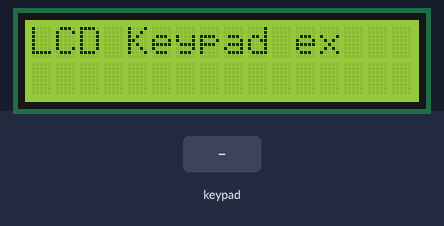
Recording of a sketch running on a simulated Arduino Uno, built with avr-gcc and run on an emulated ATmega328P. On the bench: 16×2 character LCD. Wiring (inferred from the names in the program): 4×4 keypad with keys 1 2 3 A 4 5 6 B 7 8 9 C * 0 # D (labels assumed): rows pin 10, pin 11, pin 12, pin 13; columns pin 6, pin 7, pin 8, pin 9. The inputs (shaded band) are chosen by the test bench.

Above: at 1.2 s.
1.3 s: keypad keys 1 2 # pressed 0.4 s apart
At 2.8 s:
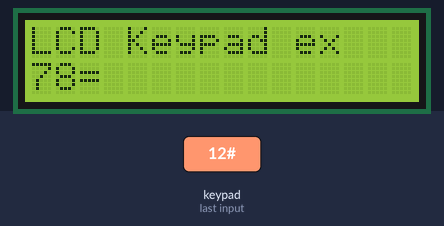
4.0 s: key '*' pressed
At 4.4 s:
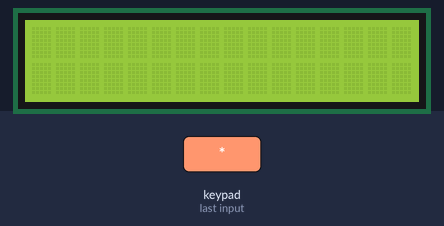
5.5 s: key '#' pressed
At 6.6 s:
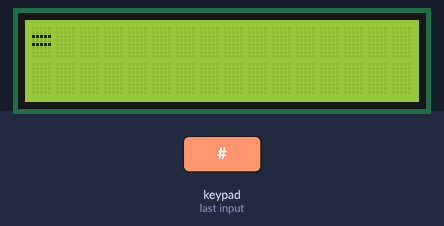
7.0 s: keypad keys 1 2 A pressed 0.4 s apart
At 8.4 s:
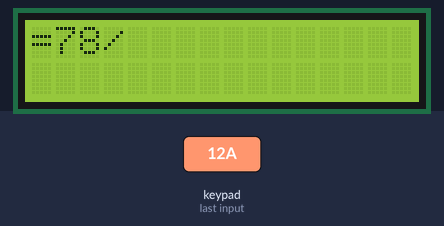
9.7 s: key 'D' pressed
At 10.9 s:
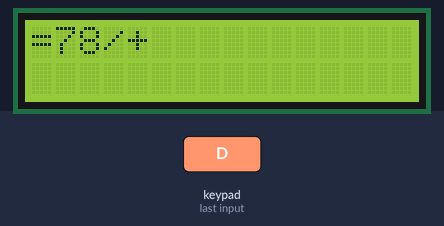
11.2 s: keypad keys 1 2 D pressed 0.4 s apart
At 12.8 s:
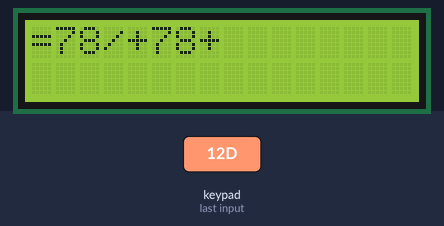
Timing chart, 0 to 14.3 s (numbered marks = the images above; inputs shaded):
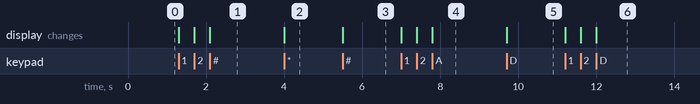

The sketch:

LCD_Keypad_calc.ino
```cpp
#include<LiquidCrystal.h>
int rs=5 , e=3, d4=2,d5=16, d6=15,d7=14;
LiquidCrystal lcd(rs, e, d4,d5,d6,d7);
int r1=10, r2=11, r3=12, r4=13 ;
int c1=6, c2=7, c3=8 ,c4=9 ;
/*
 * 7 8 9 /
 * 4 5 6 *
 * 1 2 3 -                  65 + 17=
 * C 0 = +
 */

void setup()
{
  lcd.begin(16,2); lcd.print("LCD Keypad ex" ) ;
  // all rows as OUTPUT, columns as INPUT, make all Columns HIGH
  pinMode(r1,OUTPUT);  pinMode(r2,OUTPUT);  pinMode(r3,OUTPUT);   pinMode(r4,OUTPUT);
  pinMode(c1,INPUT);   pinMode(c2,INPUT);   pinMode(c3,INPUT);    pinMode(c4,INPUT);
  digitalWrite(c1,HIGH);  digitalWrite(c2,HIGH);  digitalWrite(c3,HIGH);  digitalWrite(c4,HIGH);
  lcd.setCursor(0,1);
}

  long int n=0,n1=0,result=0;

  char opr=' ';

  void loop(){
  //make ROW1 as LOW, rest all rows HIGH and check all the corresponding columns
  digitalWrite(r1,LOW);   digitalWrite(r2,HIGH);  digitalWrite(r3,HIGH); digitalWrite(r4,HIGH);
  if(digitalRead(c1)==LOW){ lcd.print("7"); n=n*10+7;delay(300);   }    //n=1*10+7=17
  if(digitalRead(c2)==LOW){ lcd.print("8"); n=n*10+8; delay(300);   }
  if(digitalRead(c3)==LOW){ lcd.print("9"); n=n*10+9;delay(300);  }
  if(digitalRead(c4)==LOW){ lcd.print("/"); n1=n; n=0;  opr='/'; delay(300);  }

  //make ROW2 as LOW, rest all rows HIGH and check all the corresponding columns
  digitalWrite(r1,HIGH);   digitalWrite(r2,LOW);  digitalWrite(r3,HIGH); digitalWrite(r4,HIGH);
  if(digitalRead(c1)==LOW){ lcd.print("4"); n=n*10+4; delay(300);  }
  if(digitalRead(c2)==LOW){ lcd.print("5"); n=n*10+5; delay(300);  }    //n=6*10+5=65
  if(digitalRead(c3)==LOW){ lcd.print("6"); n=n*10+6; delay(300);  }      //n=6
  if(digitalRead(c4)==LOW){ lcd.print("*"); n1=n; n=0;  opr='*';  delay(300);  }

  //make ROW3 as LOW, rest all rows HIGH and check all the corresponding columns
  digitalWrite(r1,HIGH);   digitalWrite(r2,HIGH);  digitalWrite(r3,LOW); digitalWrite(r4,HIGH);
  if(digitalRead(c1)==LOW){ lcd.print("1"); n=n*10+1; delay(300);  }   //n=1
  if(digitalRead(c2)==LOW){ lcd.print("2"); n=n*10+2; delay(300);  }
  if(digitalRead(c3)==LOW){ lcd.print("3"); n=n*10+3; delay(300);  }
  if(digitalRead(c4)==LOW){ lcd.print("-"); n1=n; n=0;opr='-'; delay(300);  }

  //make ROW4 as LOW, rest all rows HIGH and check all the corresponding columns
  digitalWrite(r1,HIGH);   digitalWrite(r2,HIGH);  digitalWrite(r3,HIGH); digitalWrite(r4,LOW);
  if(digitalRead(c1)==LOW){ lcd.clear();n=0;n1=0; delay(300);  }
  if(digitalRead(c2)==LOW){ lcd.print("0"); n=n*10+ 0; delay(300);  }
  if(digitalRead(c3)==LOW){ lcd.print("="); delay(300);
    if (opr=='+')
{
      result=n+n1; lcd.print(result);
}
    if (opr=='-')
{
      result=n1-n; lcd.print(result);
}
    if (opr=='/')
{
      result=n1/n; lcd.print(result);
}
    if (opr=='*')
{
      result=n1*n; lcd.print(result);
}
      }
if(digitalRead(c4)==LOW){ lcd.print("+"); n1=n; n=0; opr='+'; delay(300);  }     //n1=65, n=0
}
```

Measured:
- after the input at 1.3 s, the display: first changes at once (image 1 shows a later state)
- after the input at 4.0 s, the display: changes at once (image 2)
- after the input at 5.5 s, the display: changes at once (image 3)
- after the input at 7.0 s, the display: first changes at once (image 4 shows a later state)
- after the input at 9.7 s, the display: changes at once (image 5)
- after the input at 11.2 s, the display: first changes at once (image 6 shows a later state)
